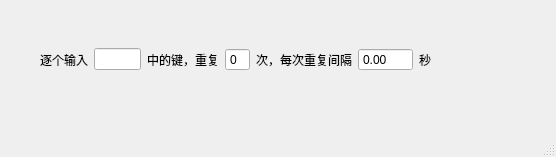
<?xml version="1.0" encoding="UTF-8"?>
<ui version="4.0">
 <class>MainWindow</class>
 <widget class="QMainWindow" name="MainWindow">
  <property name="geometry">
   <rect>
    <x>0</x>
    <y>0</y>
    <width>556</width>
    <height>157</height>
   </rect>
  </property>
  <property name="windowTitle">
   <string>MainWindow</string>
  </property>
  <widget class="QWidget" name="centralwidget">
   <widget class="QWidget" name="widget" native="true">
    <property name="geometry">
     <rect>
      <x>40</x>
      <y>40</y>
      <width>391</width>
      <height>39</height>
     </rect>
    </property>
    <layout class="QHBoxLayout" name="horizontalLayout_2">
     <item>
      <widget class="QLabel" name="label_2">
       <property name="text">
        <string>逐个输入</string>
       </property>
      </widget>
     </item>
     <item>
      <widget class="QLineEdit" name="lineEdit_keys"/>
     </item>
     <item>
      <widget class="QLabel" name="label_3">
       <property name="text">
        <string>中的键，重复</string>
       </property>
      </widget>
     </item>
     <item>
      <widget class="QSpinBox" name="spinBox_presses">
       <property name="buttonSymbols">
        <enum>QAbstractSpinBox::NoButtons</enum>
       </property>
      </widget>
     </item>
     <item>
      <widget class="QLabel" name="label">
       <property name="text">
        <string>次，每次重复间隔</string>
       </property>
      </widget>
     </item>
     <item>
      <widget class="QDoubleSpinBox" name="doubleSpinBox_interval">
       <property name="buttonSymbols">
        <enum>QAbstractSpinBox::NoButtons</enum>
       </property>
       <property name="maximum">
        <double>9999.989999999999782</double>
       </property>
      </widget>
     </item>
     <item>
      <widget class="QLabel" name="label_5">
       <property name="text">
        <string>秒</string>
       </property>
      </widget>
     </item>
    </layout>
    <zorder>label_3</zorder>
    <zorder>label_2</zorder>
    <zorder>label_5</zorder>
    <zorder>lineEdit_keys</zorder>
    <zorder>doubleSpinBox_interval</zorder>
    <zorder>spinBox_presses</zorder>
    <zorder>label</zorder>
   </widget>
  </widget>
  <widget class="QMenuBar" name="menubar">
   <property name="geometry">
    <rect>
     <x>0</x>
     <y>0</y>
     <width>556</width>
     <height>23</height>
    </rect>
   </property>
  </widget>
  <widget class="QStatusBar" name="statusbar"/>
 </widget>
 <resources/>
 <connections/>
</ui>
